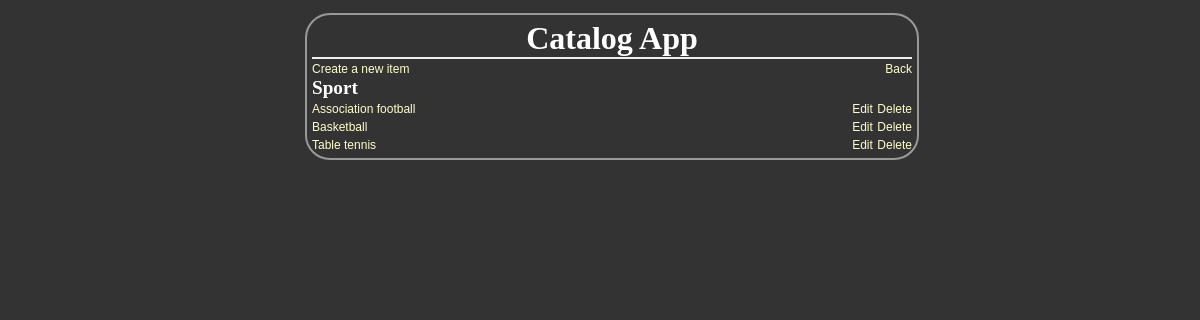
Page /2/ on the committed database.
### project4/database_setup.py (models this page shows, shortened)
class Category(Base):
    __tablename__ = 'category'
    id = Column(Integer, primary_key=True)
    name = Column(String(250), nullable=False)

class Item(Base):
    __tablename__ = 'item'
    name = Column(String(80), nullable=False)
    id = Column(Integer, primary_key=True)
    description = Column(String(65536))
    category_id = Column(Integer, ForeignKey('category.id'))
    category = relationship(Category)

### project4/project4.py (the view)
@app.route('/<int:category_id>/')
def showItems(category_id):
    DBSession = sessionmaker(bind=engine)
    session = DBSession()
    category = session.query(Category).filter_by(id=category_id).one()
    items = session.query(Item).filter_by(category_id=category_id).all()
    session.close()
    return render_template('category.html', category_id=category_id, category=category, items=items)

### project4/templates/category.html (shortened to what this page needs)
<!DOCTYPE html>
<html>
<head>
    <link rel=stylesheet type=text/css href="{{url_for('static', filename='styles.css')}}">
</head>
<body>
    <div class="pane">
        <header>
            <h1>Catalog App</h1>
        </header>
        <section class="prompt">
            <span class="create">
                <a href="{{url_for('newItem', category_id = category_id)}}">Create a new item</a>
            </span>
            <span class="back">
                <a href="/">Back</a>
            </span>
        </section>
        <main>
            <h2>{{category.name}}</h2>
            {% for i in items %}
            <div class="data">
                <span class="name">
                    <a href="{{url_for('showItem', category_id = category_id, item_id = i.id)}}">{{i.name}}</a>
                </span>
                <span class="actions">
                    <a href="{{url_for('editItem', category_id = category_id, item_id = i.id)}}">Edit</a>
                    <a href="{{url_for('deleteItem', category_id = category_id, item_id = i.id)}}">Delete</a>
                </span>
            </div>
            {% endfor %}
        </main>
    </div>
</body>
</html>

### project4/static/styles.css (style rules this page uses)
body { font-family: sans-serif; background-color: #333333 }
h1, h2, h3, h4 { color: #ffffff; }
h1, h2 { font-family: 'georgia', serif; margin: 0; }
h1 { border-bottom: 2px solid #eee; }
h2 { font-size: 1.2em; }
a { text-decoration: none; color: #ffffcc; font-size: .75em; }
.pane { min-width: 50%; position: absolute; left: 25%; border: 2px solid; border-radius: 25px; padding: 5px; margin: 5px; border-color: #999999; background-color: #333333 }
header { left: 50%; text-align: center; }
.name { width: 50%; display: inline-block; }
.actions { text-align: right; width: 50%; float: right; }
.prompt .create { display: inline-block; }
.prompt .back { text-align: right; width: 50%; float: right; }

### rows in the picture
Category: name "Sport"
Item: name "Association football"
Item: name "Basketball"
Item: name "Table tennis"
